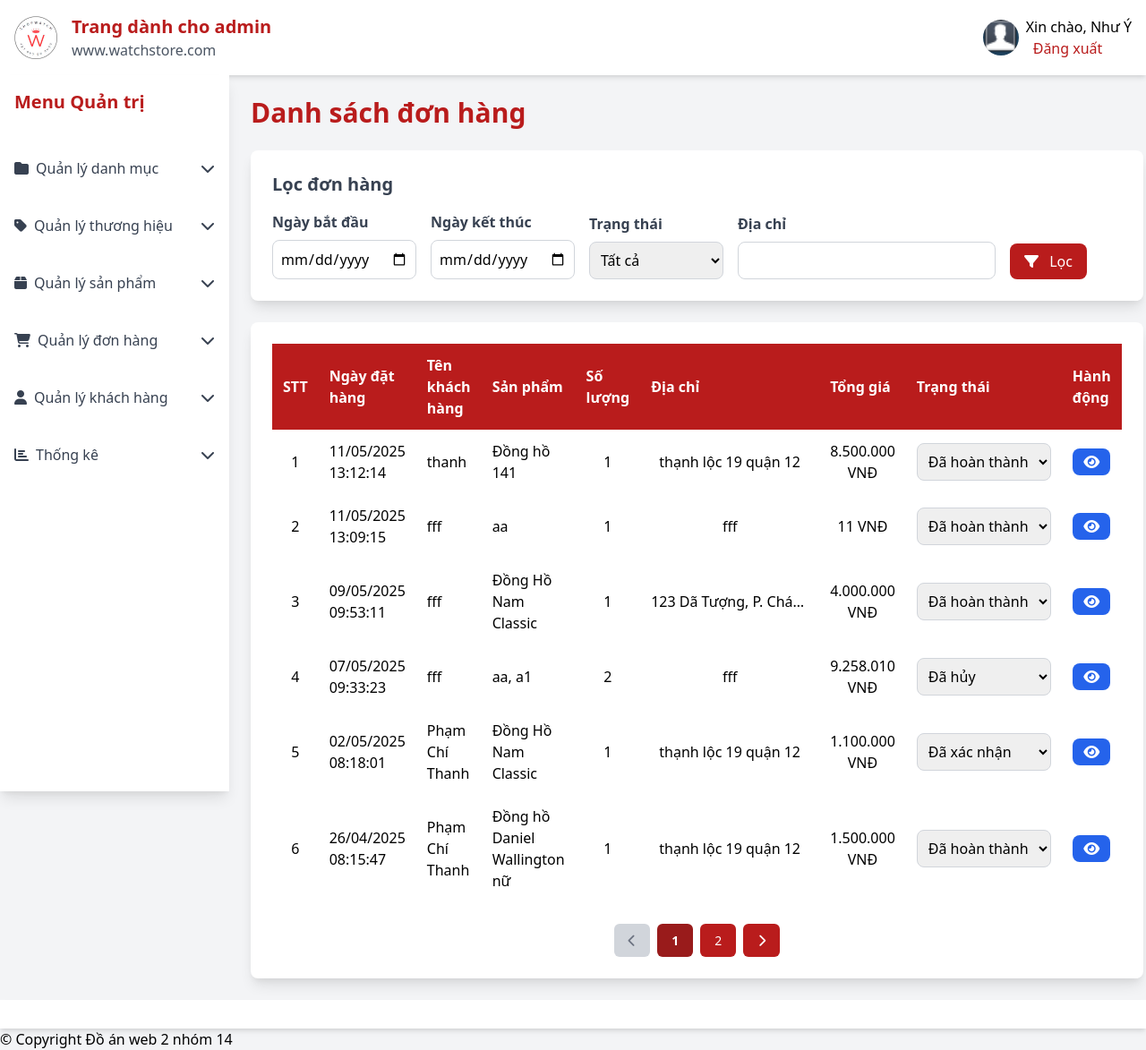
/admin/orderlist.php (signed in), run on an earlier commit of the app's database.
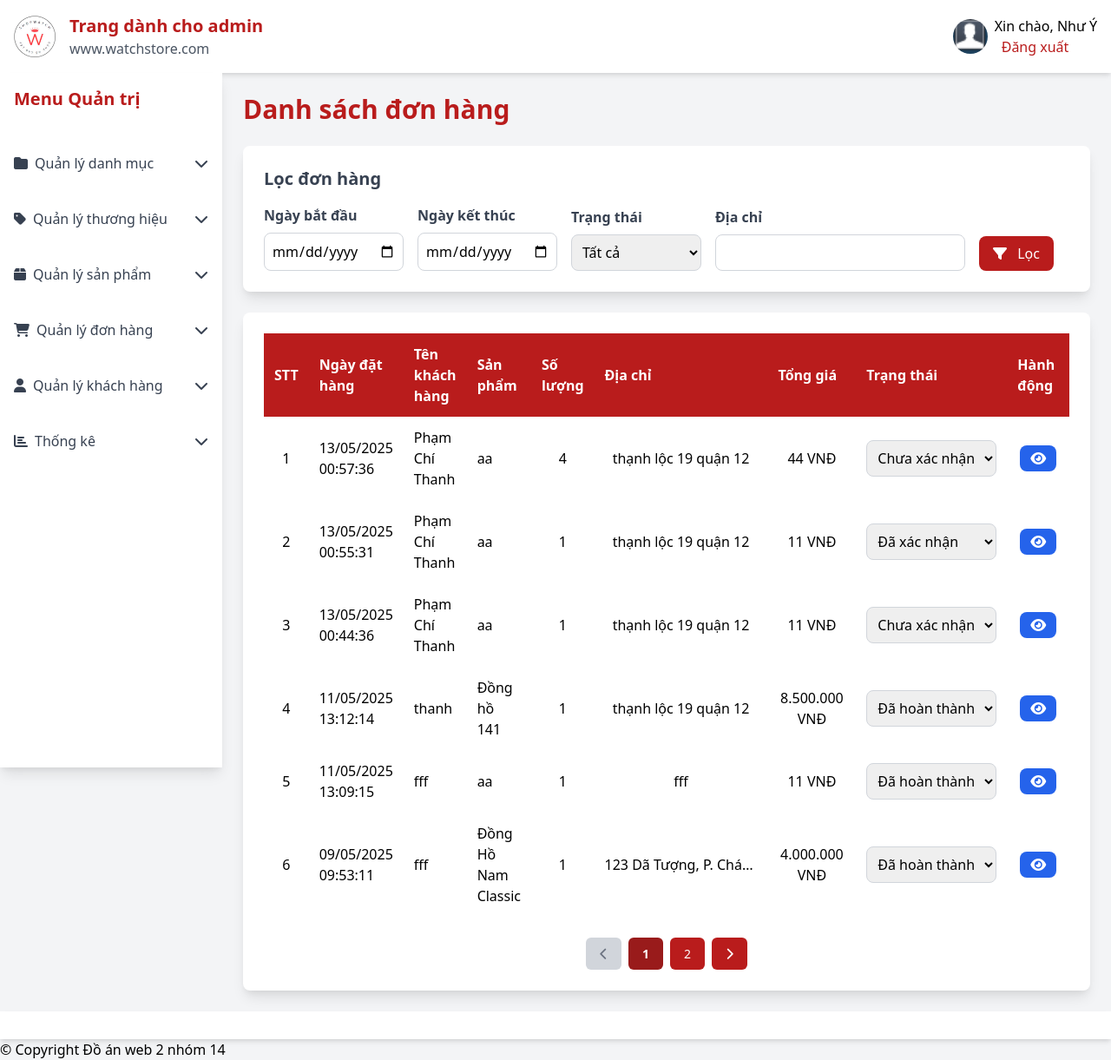
And on a later commit of the database.
### tables this page shows
CREATE TABLE `tbl_order` (
  `id` int(11) NOT NULL,
  `orderDate` datetime NOT NULL,
  `address` longtext NOT NULL,
  `totalPrice` float NOT NULL,
  `status` varchar(150) NOT NULL,
  `customerId` int(11) NOT NULL,
  `payment_method` enum('money','credit-card') NOT NULL
);

CREATE TABLE `tbl_customer` (
  `id` int(11) NOT NULL,
  `username` varchar(200) NOT NULL,
  `address` varchar(200) NOT NULL,
  `email` varchar(50) NOT NULL,
  `password` varchar(30) NOT NULL,
  `phone` varchar(11) NOT NULL,
  `fullname` varchar(30) NOT NULL,
  `status` enum('active','locked') NOT NULL DEFAULT 'active'
);

### lib/database.php (called while the page is built, shortened)
<?php
Class Database{
    public $host = DB_HOST;
    public $user = DB_USER;
    public $pass = DB_PASS;
    public $dbname = DB_NAME;
    public $link;
private function connectDB(){
    $this->link = new mysqli($this->host, $this->user,$this->pass, $this->dbname);
}
public function select($query, $params = []) {
    try {
        if (empty($params)) {
            $result = $this->link->query($query);
            if ($result->num_rows > 0) {
                return $result;
            } else {
                return false;
            }
        } else {
            $stmt = $this->link->prepare($query);
            $types = str_repeat('s', count($params));
            $stmt->bind_param($types, ...$params);
            if (!$stmt->execute()) {
                $this->error = "Thực thi truy vấn thất bại: " . $stmt->error;
                error_log($this->error);
                $stmt->close();
                return false;
            }
            $result = $stmt->get_result();
            if ($result->num_rows > 0) {
                return $result;
            } else {
                return false;
            }
        }
    } catch (Exception $e) {
        $this->error = "Lỗi select: " . $e->getMessage();
        error_log($this->error);
        return false;
    }
}
}
?>

### classes/cart.php (called while the page is built, shortened)
<?php
$filepath = realpath(dirname(__FILE__));
include_once($filepath . '/../lib/database.php');
include_once($filepath . '/../helpers/format.php');
?>
<?php
class cart
{
    private $db;
    public function __construct()
    {
        $this->db = new Database();
    }
    public function get_inbox_cart($start_date = null, $end_date = null, $status = null, $address = "", $page = 1, $limit = 10) {
        $offset = ($page - 1) * $limit;
        $query = "SELECT o.id, o.orderDate, o.totalPrice, o.status, o.address, o.customerId, c.fullname as customerName
                  FROM tbl_order o
                  INNER JOIN tbl_customer c ON o.customerId = c.id";
        $params = [];
        $query .= " ORDER BY o.orderDate DESC LIMIT ? OFFSET ?";
        $params[] = (int)$limit;
        $params[] = (int)$offset;
        $result = $this->db->select($query, $params);
        $count_query = "SELECT COUNT(*) as total
                        FROM tbl_order o
                        INNER JOIN tbl_customer c ON o.customerId = c.id";
        $count_params = array_slice($params, 0, count($params) - 2);
        $count_result = $this->db->select($count_query, $count_params);
        $total_orders = $count_result ? $count_result->fetch_assoc()['total'] : 0;
        return [
            'orders' => $result,
            'total_orders' => $total_orders
        ];
    }
    public function get_order_details($orderId)
    {
        $orderId = mysqli_real_escape_string($this->db->link, $orderId);
        $query = "SELECT * FROM tbl_order_details WHERE orderId = '$orderId'";
        $result = $this->db->select($query);
        return $result;
    }
}
?>

### helpers/format.php (called while the page is built, shortened)
<?php
class Format{
    public function formatDate($date){
        return date('d/m/Y H:i:s', strtotime($date));
    }
}
?>

### admin/orderlist.php (the view, shortened to what the changed rows need)
<?php
include_once '../lib/database.php';
include_once '../classes/cart.php';
include_once '../helpers/format.php';
$ct = new cart();
$fm = new Format();
$start_date = isset($_GET['start_date']) ? $_GET['start_date'] : '';
$end_date = isset($_GET['end_date']) ? $_GET['end_date'] : '';
$status = isset($_GET['status']) ? $_GET['status'] : 'Tất cả';
$address = isset($_GET['address']) ? $_GET['address'] : '';
$limit = 6;
$page = isset($_GET['page']) && is_numeric($_GET['page']) ? (int)$_GET['page'] : 1;
$order_data = $ct->get_inbox_cart($start_date, $end_date, $status, $address, $page, $limit);
$get_inbox_cart = $order_data['orders'];
$total_orders = $order_data['total_orders'];
$total_pages = ceil($total_orders / $limit);
?>
<!DOCTYPE html>
<html lang="vi">
<head>
    <link href="https://cdn.jsdelivr.net/npm/tailwindcss@2.2.19/dist/tailwind.min.css" rel="stylesheet">
    <link rel="stylesheet" href="https://cdnjs.cloudflare.com/ajax/libs/font-awesome/6.4.0/css/all.min.css">
</head>
<body class="bg-gray-100 font-sans">
    <div class="flex flex-col min-h-screen">
        <?php include_once 'inc/header.php'; ?>
        <div class="flex flex-1">
            <div class="sidebar fixed inset-y-0 left-0 w-64 md:static md:translate-x-0">
                <?php include_once 'inc/sidebar.php'; ?>
            </div>
            <main class="content flex-1 p-6">
                <h2 class="text-3xl font-bold text-red-700 mb-6">Danh sách đơn hàng</h2>
                <div class="bg-white shadow-lg rounded-lg p-6">
                    <div class="table-container">
                        <table>
                            <thead>
                                <tr>
                                    <th class="w-8">STT</th>
                                    <th>Ngày đặt hàng</th>
                                    <th>Tên khách hàng</th>
                                    <th>Sản phẩm</th>
                                    <th class="w-16">Số lượng</th>
                                    <th class="w-32">Địa chỉ</th>
                                    <th class="w-32">Tổng giá</th>
                                    <th class="w-36">Trạng thái</th>
                                    <th class="w-24">Hành động</th>
                                </tr>
                            </thead>
                            <tbody>
                                <?php
                                if ($get_inbox_cart && $get_inbox_cart->num_rows > 0) {
                                    $i = ($page - 1) * $limit;
                                    while ($order = $get_inbox_cart->fetch_assoc()) {
                                        $i++;
                                        $customer_name = htmlspecialchars($order['customerName']);
                                        $order_details_result = $ct->get_order_details($order['id']);
                                        $products = [];
                                        $total_quantity = 0;
                                        if ($order_details_result) {
                                            while ($detail = $order_details_result->fetch_assoc()) {
                                                $products[] = htmlspecialchars($detail['productName']);
                                                $total_quantity += $detail['quantity'];
                                            }
                                        }
                                        $product_list = implode(", ", $products);
                                ?>
                                        <tr>
                                            <td class="text-center"><?php echo $i; ?></td>
                                            <td><?php echo $fm->formatDate($order['orderDate']); ?></td>
                                            <td><?php echo $customer_name; ?></td>
                                            <td><?php echo $product_list ?: 'Không có sản phẩm'; ?></td>
                                            <td class="text-center"><?php echo $total_quantity; ?></td>
                                            <td class="truncate-address"><?php echo htmlspecialchars($order['address']) ?: 'Không có địa chỉ'; ?></td>
                                            <td class="text-center"><?php echo number_format($order['totalPrice'], 0, ',', '.') . ' VNĐ'; ?></td>
                                            <td>
                                                <form action="update_order_status.php" method="POST">
                                                    <select name="status" class="p-2 border border-gray-300 rounded-lg focus:ring-2 focus:ring-red-700" onchange="confirmStatusChange(this)">
                                                        <option value="Chưa xác nhận" <?php echo $order['status'] == 'Chưa xác nhận' ? 'selected' : ''; ?>>Chưa xác nhận</option>
                                                        <option value="Đã xác nhận" <?php echo $order['status'] == 'Đã xác nhận' ? 'selected' : ''; ?>>Đã xác nhận</option>
                                                        <option value="Đã hoàn thành" <?php echo $order['status'] == 'Đã hoàn thành' ? 'selected' : ''; ?>>Đã hoàn thành</option>
                                                        <option value="Đã hủy" <?php echo $order['status'] == 'Đã hủy' ? 'selected' : ''; ?>>Đã hủy</option>
                                                    </select>
                                                </form>
                                            </td>
                                            <td class="text-center">
                                                <a href="order_details.php?orderId=<?php echo $order['id']; ?>" class="btn btn-view bg-blue-600 text-white px-3 py-1 rounded-lg">
                                                    <i class="fas fa-eye"></i>
                                                </a>
                                            </td>
                                        </tr>
                                <?php
                                    }
                                } else {
                                ?>
                                    <tr>
                                        <td colspan="9" class="text-center py-4 text-gray-600">Không có đơn hàng phù hợp với bộ lọc</td>
                                    </tr>
                                <?php
                                }
                                ?>
                            </tbody>
                        </table>
                    </div>
                    <?php if ($total_pages > 1) { ?>
                        <div class="pagination-container">
                            <div class="pagination">
                                <a href="?page=<?php echo $page - 1; ?>&start_date=<?php echo urlencode($start_date); ?>&end_date=<?php echo urlencode($end_date); ?>&status=<?php echo urlencode($status); ?>" class="<?php echo $page <= 1 ? 'disabled' : ''; ?>">
                                    <i class="fas fa-chevron-left"></i>
                                </a>
                                <?php
                                $start_page = max(1, $page - 2);
                                $end_page = min($total_pages, $page + 2);
                                for ($i = $start_page; $i <= $end_page; $i++) {
                                    echo '<a href="?page=' . $i . '&start_date=' . urlencode($start_date) . '&end_date=' . urlencode($end_date) . '&status=' . urlencode($status) . '" class="' . ($i == $page ? 'active' : '') . '">' . $i . '</a>';
                                }
                                ?>
                                <a href="?page=<?php echo $page + 1; ?>&start_date=<?php echo urlencode($start_date); ?>&end_date=<?php echo urlencode($end_date); ?>&status=<?php echo urlencode($status); ?>" class="<?php echo $page >= $total_pages ? 'disabled' : ''; ?>">
                                    <i class="fas fa-chevron-right"></i>
                                </a>
                            </div>
                        </div>
                    <?php } ?>
                </div>
            </main>
        </div>
            <?php include_once 'inc/footer.php'; ?>
</body>
</html>

What changed in the data, as far as the page shows it:
no longer on this page (row unchanged): tbl_order: orderDate "07/05/2025 09:33:23", customerId.fullname "fff", product_list "aa, a1", total_quantity "2", address "fff", totalPrice "9.258.010", status "Đã hủy"
no longer on this page (row unchanged): tbl_order: orderDate "02/05/2025 08:18:01", customerId.fullname "Phạm Chí Thanh", product_list "Đồng Hồ Nam Classic", total_quantity "1", address "thạnh lộc 19 quận 12", totalPrice "1.100.000", status "Đã xác nhận"
no longer on this page (row unchanged): tbl_order: orderDate "26/04/2025 08:15:47", customerId.fullname "Phạm Chí Thanh", product_list "Đồng hồ Daniel Wallington nữ", total_quantity "1", address "thạnh lộc 19 quận 12", totalPrice "1.500.000", status "Đã hoàn thành"
added tbl_order: orderDate "13/05/2025 00:57:36", customerId.fullname "Phạm Chí Thanh", product_list "aa", total_quantity "4", address "thạnh lộc 19 quận 12", totalPrice "44", status "Chưa xác nhận"
added tbl_order: orderDate "13/05/2025 00:55:31", customerId.fullname "Phạm Chí Thanh", product_list "aa", total_quantity "1", address "thạnh lộc 19 quận 12", totalPrice "11", status "Đã xác nhận"
added tbl_order: orderDate "13/05/2025 00:44:36", customerId.fullname "Phạm Chí Thanh", product_list "aa", total_quantity "1", address "thạnh lộc 19 quận 12", totalPrice "11", status "Chưa xác nhận"
